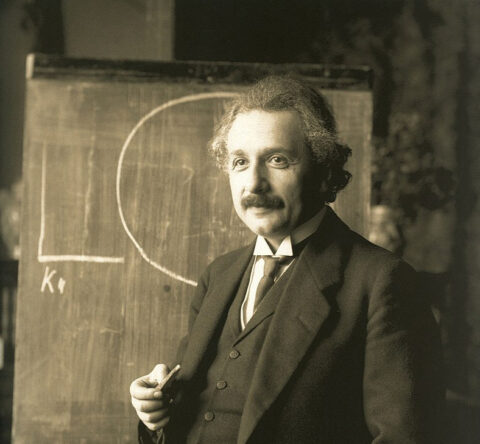
#> input picture opencv_example/01.Image/ein.jpg, 480 x 444 px
$ python 03_image_mine.py
#> lines starting #> are read from the running program, lines starting #| are printed output that depends on the picture
import numpy as np
import cv2

# 이미지 파일을 Read
img = cv2.imread("ein.jpg")
#> img is the input picture: shape (444, 480, 3); mean B, G, R 65.8, 87.7, 94.7

# Crop 300x400 from original image from (100, 50)=(x,y)
print("img", img.shape)
#| img (444, 480, 3)
cropped = img[70:250, 200:360]
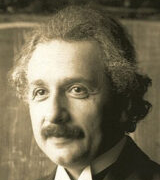
#> cropped: shape (180, 160, 3); mean B, G, R 84.3, 108.1, 116.4

# Resize cropped image from 300x400 to 400x200
resized = cv2.resize(cropped, (500,200))
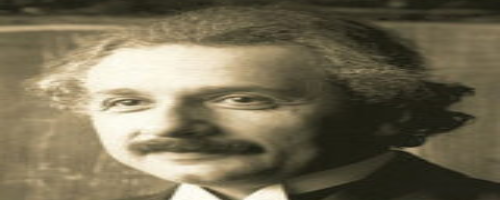
#> resized: shape (200, 500, 3); mean B, G, R 84.1, 108, 116.3


scale_percent = 150
width = int(img.shape[1] * scale_percent/100)
#> width = 720
height = int(img.shape[0] * scale_percent/100)
#> height = 666
dim = (width, height)
#> dim = (720, 666)
scale_up = cv2.resize(img, dim)
rotated = cv2.rotate(img, cv2.ROTATE_90_CLOCKWISE)
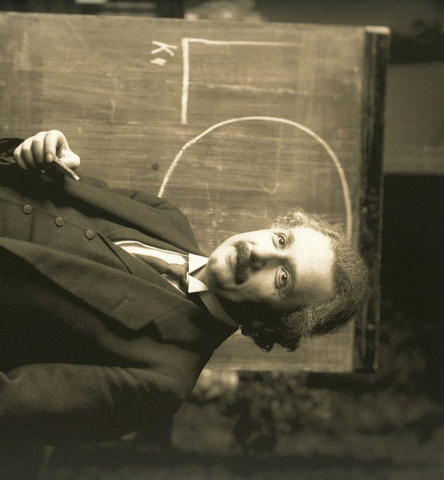
#> rotated: shape (480, 444, 3); mean B, G, R 65.8, 87.7, 94.7


# Display all
#cv2.imshow("Original", img)
#v2.imshow("Cropped image", cropped)
#cv2.imshow("Resized image", resized)
#cv2.imshow("Scale up image", scale_up)
#cv2.imshow("Rotated image", rotated)


#마우스 클릭하면 그곳에 동그라미 그려지는건 안되지만
#눌린 포인트의 좌표가 print 됨
#img.shape 하면 (height, width, channels) 순서로 출력됨
point = (200, 200)
def click(event, x, y, flag, param):
    global point, pressed
    if event == cv2.EVENT_LBUTTONDOWN:
        print("pressed", (x,y))

cv2.imshow("Original", img)
cv2.setMouseCallback("Original", click)


#s를 누르면 저장
key = cv2.waitKey(0)
#> (key Esc is pressed here)
if key == ord('s'): cv2.imwrite("ein_up.jpg", scale_up)


cv2.destroyAllWindows()

$ run again, with opencv_example/01.Image/bis.jpg copied over opencv_example/01.Image/ein.jpg
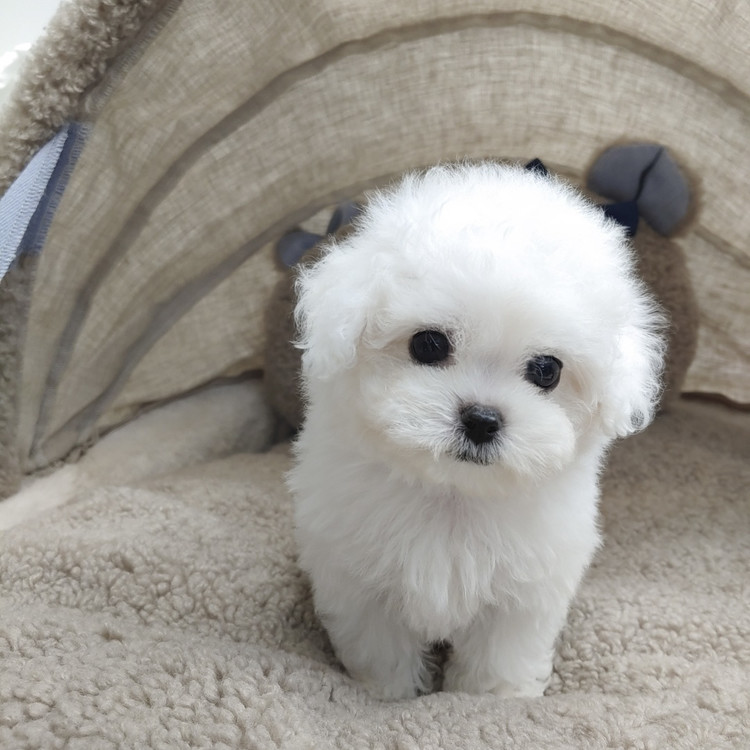
#> input picture opencv_example/01.Image/bis.jpg, 750 x 750 px
#> img is the input picture: shape (750, 750, 3); mean B, G, R 144.3, 151.5, 155.6
#| img (750, 750, 3)
#> `resized = cv2.resize(cropped, (500,200))`:
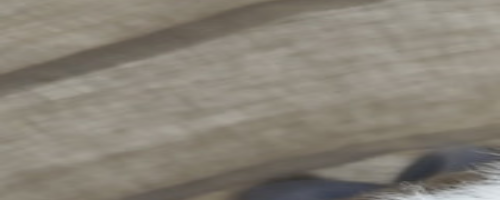
#> resized: shape (200, 500, 3); mean B, G, R 119, 130, 136.1
#> `rotated = cv2.rotate(img, cv2.ROTATE_90_CLOCKWISE)`:
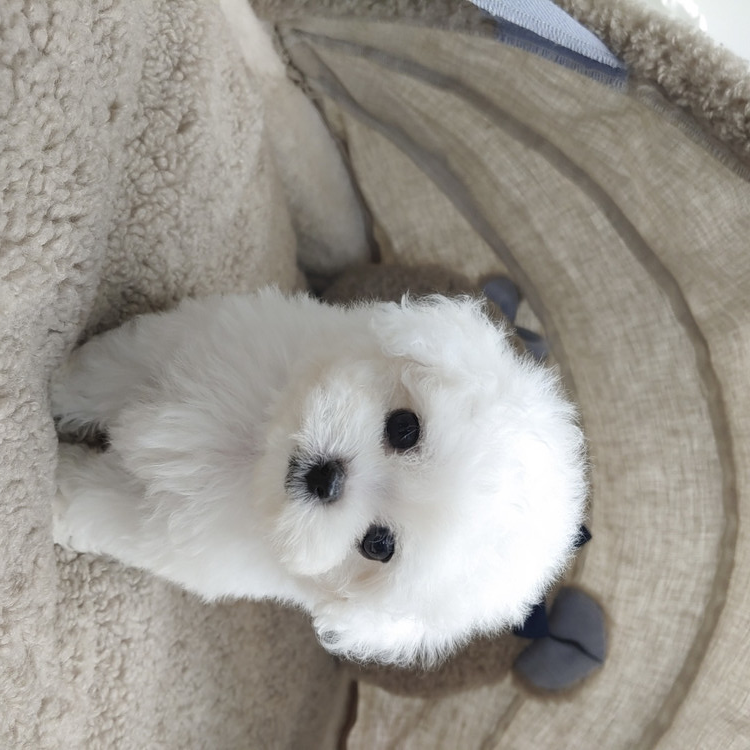
#> rotated: shape (750, 750, 3); mean B, G, R 144.3, 151.5, 155.6
